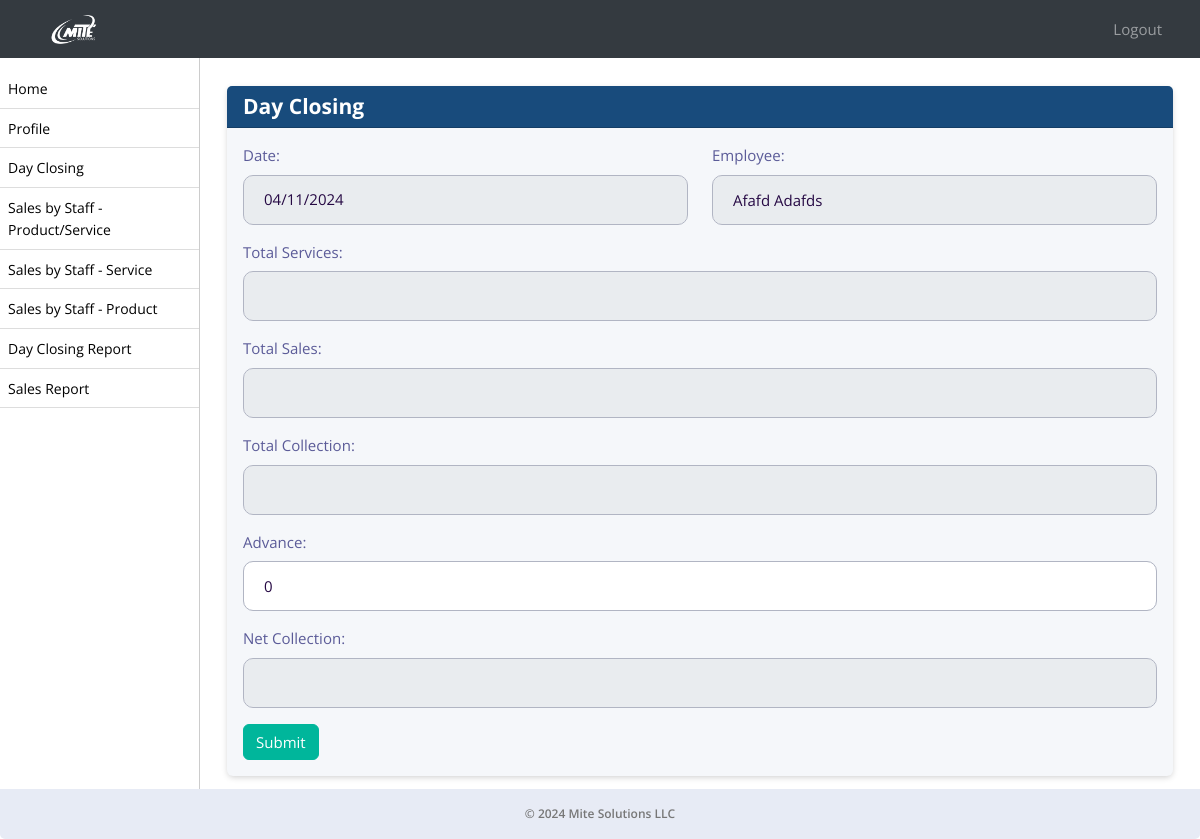
Screenshot of /sale/dayclosing/ (signed in) with the database file from the repository.
### ezshopapp/models.py (models this page shows, shortened)
class Module(models.Model):
    URL_CHOICES = [
        ('/sale/dayclosing/', 'Day Closing'),
        ('/dayclosing/admin/', 'Admin Day Closing'),
        ('/sale/sales-by-staff-item-service/', 'Sales by Staff - Product/Service'),
        ('/sale/sales-by-staff-service/', 'Sales by Staff - Service'),
        ('/sale/sales-by-staff-item/', 'Sales by Staff - Product'),
        ('/sale/day-closing-report/', 'Day Closing Report'),
        ('/sale/sales-report/', 'Sales Report'),
    ]
    URL_NAMES = [
        ('Day Closing', '/sale/dayclosing/'),
        ('Admin Day Closing', '/dayclosing/admin/'),
        ('Sales by Staff - Product/Service', '/sale/sales-by-staff-item-service/'),
        ('Sales by Staff - Service', '/sale/sales-by-staff-service/'),
        ('Sales by Staff - Product', '/sale/sales-by-staff-item/'),
        ('Day Closing Report', '/sale/day-closing-report/'),
        ('Sales Report', '/sale/sales-report/'),
    ]
    url = models.CharField(max_length=150, choices=URL_CHOICES, null=True, verbose_name='Page Name')
    name = models.CharField(max_length=50, choices=URL_NAMES, null=True, verbose_name='Page URL')
    created_on = models.DateTimeField(auto_now_add=True, null=True)

class Employee(models.Model):
    employee_id = models.CharField(max_length=10, unique=True)
    username = models.CharField(max_length=50, null=True)
    password = models.CharField(max_length=50, null=True)
    business_profile = models.CharField(max_length=255, null=True)
    business_profile_id = models.IntegerField(null=True)
    first_name = models.CharField(max_length=255)
    second_name = models.CharField(max_length=255)
    nationality = models.CharField(max_length=255)
    mobile_no = models.CharField(max_length=20, blank=True, null=True)
    passport_no = models.CharField(max_length=20, unique=True)
    passport_expiration_date = models.DateField()
    emirates_id = models.CharField(max_length=20, unique=True)
    id_expiration_date = models.DateField()
    basic_pay = models.DecimalField(max_digits=10, decimal_places=2)
    house_allowance = models.DecimalField(max_digits=10, decimal_places=2, default=0)
    transportation_allowance = models.DecimalField(max_digits=10, decimal_places=2, default=0)
    commission_percentage = models.DecimalField(max_digits=5, decimal_places=2, default=0, validators=[MinValueValidator(0)])
    joining_date = models.DateField()
    job_role = models.ForeignKey(Role, on_delete=models.SET_NULL, null=True)
    is_employee = models.BooleanField(default=True)
    created_on = models.DateTimeField(auto_now_add=True, null=True)

### ezshopapp/views.py (the view)
# urls.py: path('sale/dayclosing/', DayClosingCreate, name='dayclosing'),
def DayClosingCreate(request):
    employee_id = request.session.get('employee_id')
    employees = get_object_or_404(Employee, pk=employee_id)
    business_profile = BusinessProfile.objects.filter(name=employees.business_profile).first()
    shop = Shop.objects.filter(name=business_profile.name).first()
    role = Role.objects.filter(name=employees.job_role).first()
    active_modules = role.modules.all()
    current_date = timezone.now().strftime('%Y-%m-%d')
    if request.method == 'POST':
        form = DayClosingForm(request.POST)
        if form.is_valid():
            day_closing = form.save(commit=False)
            day_closing.save()  # Save the day closing object
            return redirect('day_closing_report')
    else:
        form = DayClosingForm()
    return render(request, 'dayclosing.html', {'current_date': current_date, 'form': form, 'employees':employees, 'active_modules':active_modules})

### ezshopapp/forms.py
class DayClosingForm(forms.ModelForm):
    class Meta:
        model = DayClosing
        fields = ['date', 'employee', 'total_services', 'total_sales', 'total_collection', 'advance', 'net_collection', 'status']
        widgets = {
            'date': forms.DateInput(attrs={'type': 'date'}),
        }

### ezshopapp/models.py (called while the page is built)
    def __str__(self):
        return self.name

### ezshopapp/templates/dayclosing.html (shortened to what this page needs)
{% extends 'emp_base.html' %}
{% block content %}
<div class="container mb-5">
    <div class="card">
        <div class="card-header">
            <h4 class="mb-0 text-white">Day Closing</h4>
        </div>
        <div class="card-body">
            <form method="post" id="dayClosingForm">
                <div class="row">
                <div class="col-md-6">
                    <div class="form-group">
                        <label for="date">Date:</label>
                        <input type="date" id="date" name="date" class="form-control" value="{{ current_date }}" readonly required>
                    </div>
                </div>
                <div class="col-md-6">
                    <div class="form-group">
                        <label for="employee">Employee:</label>
                        <input type="text" class="form-control text-capitalize" readonly value="{% if employees %}{{ employees.first_name }} {{ employees.second_name }}{% endif %}">
                    </div>
                </div>
            </div>
                <div class="form-group">
                    <label for="total_services">Total Services:</label>
                    <input type="number" class="form-control" id="total_services" name="total_services" readonly required>
                </div>
                <div class="form-group">
                    <label for="total_sales">Total Sales:</label>
                    <input type="number" class="form-control" id="total_sales" name="total_sales" readonly required>
                </div>
                <div class="form-group">
                    <label for="total_collection">Total Collection:</label>
                    <input type="number" class="form-control" id="total_collection" name="total_collection" readonly required>
                </div>
                <div class="form-group">
                    <label for="advance">Advance:</label>
                    <input type="number" class="form-control" id="advance" name="advance" value="0">
                </div>
                <div class="form-group">
                    <label for="net_collection">Net Collection:</label>
                    <input type="number" class="form-control" id="net_collection" name="net_collection" readonly required>
                </div>
                <button type="submit" class="btn btn-primary">Submit</button>
            </form>
        </div>
    </div>
</div>
{% endblock %}

### ezshopapp/templates/emp_base.html (shortened to what this page needs)
{% load static %}
<!DOCTYPE html>
<html lang="en">
<head>
    <link rel="stylesheet" href="https://stackpath.bootstrapcdn.com/bootstrap/4.3.1/css/bootstrap.min.css">
    <link href="../../static/js/style.css" rel="stylesheet">
    <link rel="stylesheet" type="text/css" href="https://cdn.datatables.net/1.11.5/css/jquery.dataTables.css">
    <link rel="stylesheet" href="https://use.fontawesome.com/releases/v5.8.2/css/all.css">
    <link rel="stylesheet" href="https://cdn.datatables.net/1.10.24/css/dataTables.bootstrap4.min.css"/>
    <link rel="stylesheet" type="text/css" href="https://cdn.jsdelivr.net/npm/daterangepicker/daterangepicker.css" />
<link rel="stylesheet" href="https://cdn.datatables.net/2.0.2/css/dataTables.bootstrap5.css">
<link rel="stylesheet" href="https://cdn.datatables.net/responsive/3.0.0/css/responsive.bootstrap5.css">
<link rel="stylesheet" type="text/css" href="https://cdn.datatables.net/buttons/2.2.2/css/buttons.bootstrap5.min.css">
</head>
<body>
<nav class="navbar navbar-expand-lg navbar-dark bg-dark fixed-top">
    <a class="navbar-brand text-left" href="/employee-dashboard/">
         <img src="../../static/assets/logo.png" alt="Mite Solutions"  style="filter: brightness(0) invert(1);" width="5%">
    </a>
    <div class="collapse navbar-collapse" id="navbarNav">
        <ul class="navbar-nav ml-auto pl-3">
                <a class="nav-link" href="{% url 'employee_logout' %}" id="logout-link">Logout</a>
        </ul>
    </div>
</nav>
<div id="sidebar">
<ul id="font-c" style="max-height: 400px; overflow-y: scroll;">
    <li><a href="/employee-dashboard/">Home</a></li>
    <li><a href="/profile/">Profile</a></li>
    {% for module in active_modules %}
        <li>
            <a href="{{ module.url }}">{{ module.name }}</a>
        </li>
    {% endfor %}
</ul>
</div>
<div id="content">
    {% block content %}{% endblock %}
    <footer class="footer mt-auto py-3 bg-light">
        <div class="container text-center">
            <span class="text-muted">&copy; 2024 Mite Solutions LLC</span>
        </div>
    </footer>
</div>
</body>
</html>

### ezshopapp/templates/emp_base.html (style rules this page uses)
body, p, h1, h2, h3, h4, h5, h6, a, li, label, input, div, span, small { font-family: "Open Sans", sans-serif !important; }
.bg-light { border-bottom-right-radius:5px; border-bottom-left-radius:5px; font-weight: 600; color:#000; }
#font-c>li>a { font-size:14px !important; }
body { padding-top: 56px; background-color: #ffffff !important; }
#sidebar { height: 100%; width: 200px; position: fixed; top: 0; left: 0; background-color: #fff; padding-top: 36px; border-right:1px solid #ccc; }
.form-control { line-height: 1.25 !important; }
#content { margin-left: 200px; padding: 15px; }
#sidebar ul { list-style: none; padding: 0; }
#sidebar ul li { padding: 8px; border-bottom: 1px solid #ddd; }
#sidebar ul li a { text-decoration: none; color: #000; }
.navbar-brand { margin-left: 4%; }
.card { border:0px !important; margin-top:15px; margin-bottom:15px; box-shadow: 0px 2px 6px -1px #ccc; }
.card-header { background-color: #184b7c !important; color:#fff !important; }
a { text-decoration: none !important; }
.bg-dark { background-color: #343a40 !important; }
.btn-primary { --bs-btn-color: #fff; --bs-btn-bg: #00B69B; --bs-btn-border-color: #00B69B; --bs-btn-hover-color: #000; --bs-btn-hover-bg: #26c1aa; --bs-btn-hover-border-color: #1abda5; --bs-btn-focus-shadow-rgb: 0, 155, 132; --bs-btn-active-color: #000; --bs-btn-active-bg: #33c5af; --bs-btn-active-border-color: #1abda5; --bs-btn-active-shadow: inset 0 3px 5px rgba(0, 0, 0, 0.125); --bs-btn-disabled-color: #000; --bs-btn-disabled-bg: #00B69B; --bs-btn-disabled-border-color: #00B69B; }
.navbar-nav.ml-auto { margin-right: 15px; }
.navbar-nav.ml-auto a { color: #fff; margin-right: 15px; }
input, select { width: 100%; padding: 0.375rem 0.75rem; margin-bottom: 0.5rem; font-size: 1rem; line-height: 1.5; color: #495057; background-color: #fff; background-clip: padding-box; border: 1px solid #ced4da; border-radius: 0.25rem; transition: border-color 0.15s ease-in-out, box-shadow 0.15s ease-in-out; }
.footer { position: fixed; left: 0; z-index: 1; bottom: 0; width: 100%; font-size:12px; background-color: #343a40; color: #fff; padding: 8px 0; }
.text-muted { color:#777 !important; }

### rows the page displays
Module: name "Day Closing"
Module: name "Sales by Staff - Product/Service"
Module: name "Sales by Staff - Service"
Module: name "Sales by Staff - Product"
Module: name "Day Closing Report"
Module: name "Sales Report"
Employee: first_name "afafd adafds"
